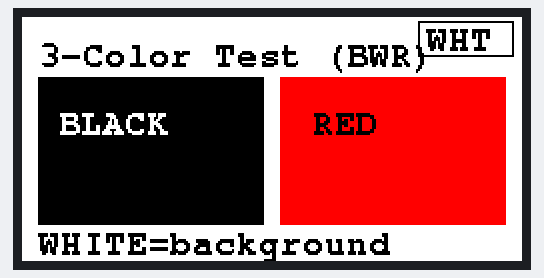
This program was run on a simulated ESP32. On the bench: 250×122 colour display. What the program prints to the serial monitor is not drawn.

Above: at 46.3 s.

The program:

main.cpp
```cpp
#include <Arduino.h>
#include <GxEPD2_3C.h>
#include <Fonts/FreeMonoBold9pt7b.h>

constexpr int PIN_CS = 5;
constexpr int PIN_DC = 17;
constexpr int PIN_RST = 16;
constexpr int PIN_BUSY = 4;

// Finaler Treiber laut Test: Modus 3 = GxEPD2_213_Z98c (122x250)
GxEPD2_3C<GxEPD2_213_Z98c, GxEPD2_213_Z98c::HEIGHT> display(
    GxEPD2_213_Z98c(PIN_CS, PIN_DC, PIN_RST, PIN_BUSY));

void clearPanel()
{
  for (uint8_t pass = 0; pass < 2; ++pass)
  {
    display.clearScreen(0xFF);
    delay(500);
  }
}

void drawTestScreen()
{
  display.setFullWindow();
  display.firstPage();
  do
  {
    display.fillScreen(GxEPD_WHITE);
    const int w = display.width();
    const int h = display.height();
    const int top = 24;
    const int barGap = 8;
    const int barW = (w - 3 * barGap) / 2;
    const int barH = h - top - 24;

    display.setTextColor(GxEPD_BLACK);
    display.setFont(&FreeMonoBold9pt7b);

    display.setCursor(8, 24);
    display.println("3-Color Test (BWR)");

    // Schwarzer Testblock
    display.fillRect(barGap, top + 6, barW, barH, GxEPD_BLACK);

    // Roter Testblock
    display.fillRect(2 * barGap + barW, top + 6, barW, barH, GxEPD_RED);

    display.setTextColor(GxEPD_WHITE);
    display.setCursor(barGap + 10, top + 34);
    display.println("BLACK");

    // Auf Rot ist schwarze Schrift meist am besten lesbar.
    display.setTextColor(GxEPD_BLACK);
    display.setCursor(2 * barGap + barW + 16, top + 34);
    display.println("RED");

    display.setTextColor(GxEPD_BLACK);
    display.setCursor(8, h - 4);
    display.println("WHITE=background");

    // Heller Referenzbereich: muss weiss bleiben.
    display.drawRect(w - 52, 2, 48, 18, GxEPD_BLACK);
    display.setCursor(w - 48, 16);
    display.println("WHT");
  } while (display.nextPage());
}

void setup()
{
  Serial.begin(115200);
  delay(200);

  Serial.println("Init E-Ink (GxEPD2_213_Z98c)...");
  display.init(115200, true, 2, false);
  display.setRotation(1);
  clearPanel();
  drawTestScreen();
  Serial.println("Fertig.");
}

void loop()
{
  delay(1000);
}
```
